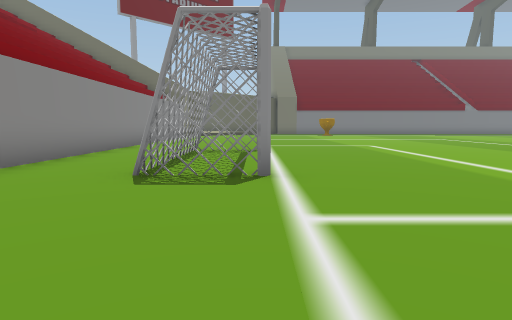
[1] (above)

17 first-person views from a walk through a scene from a Unity 3-D project. The camera is 1.3 m above the floor, tilts 6° down and sees 75° across. The floor is counted in squares, 2 m on a side. Each view is taken from the middle of a square. On the plan, view 1 faces up. The plan holds only what a view shows up to about 10 squares ahead; the rest is blank. The place goes on beyond the plan. The player character is not drawn. Some animated figures are not drawn.

[2]
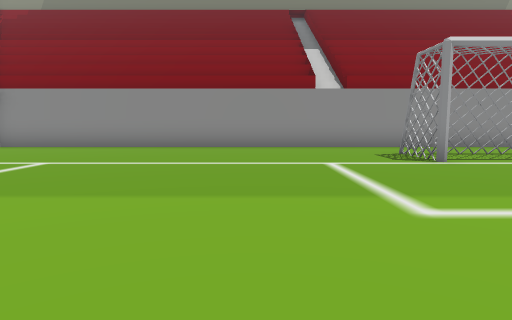

[3]
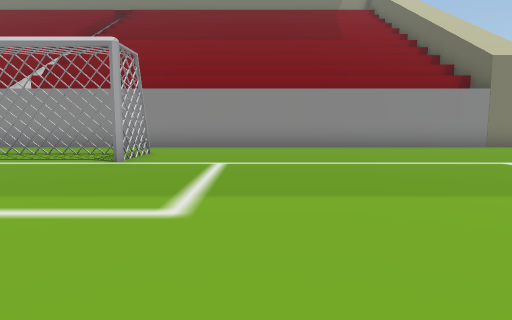

[4]
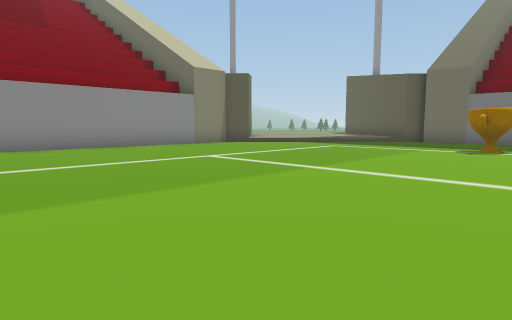

[5]
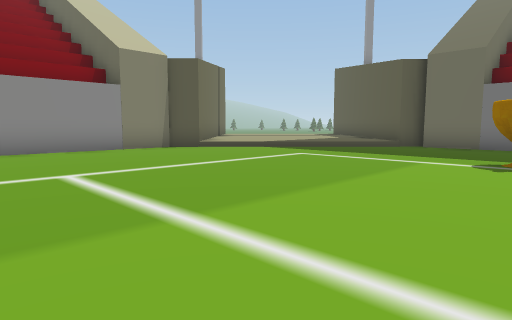

[6]
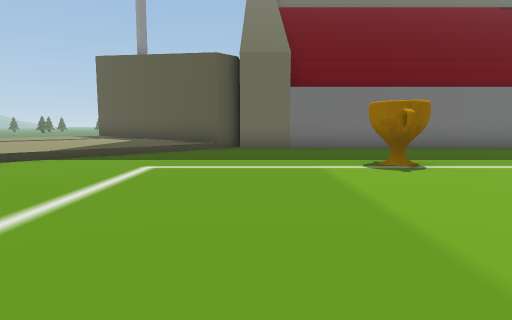

[7]
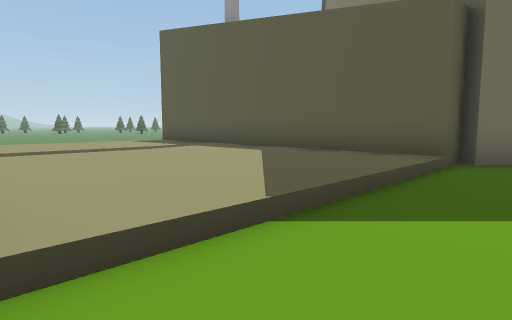

[8]
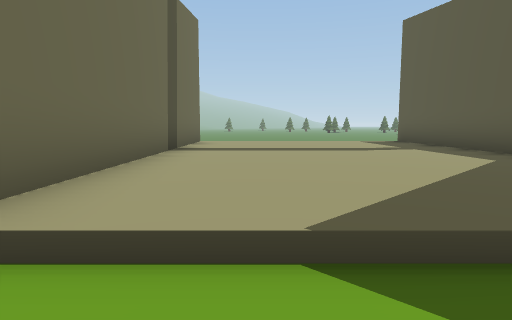

[9]
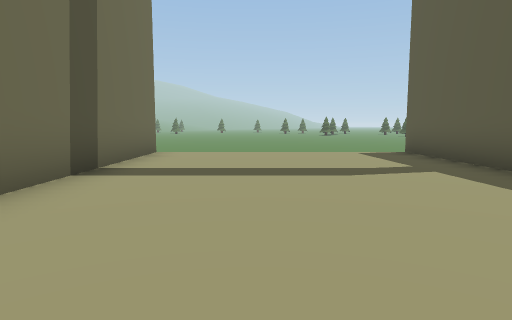

[10]
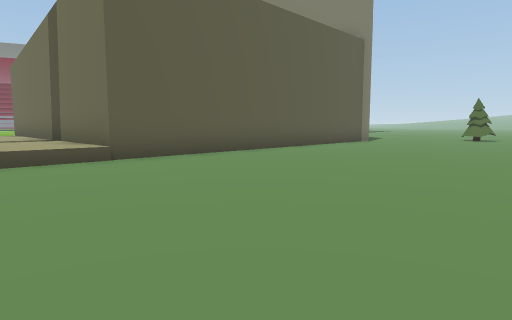

[11]
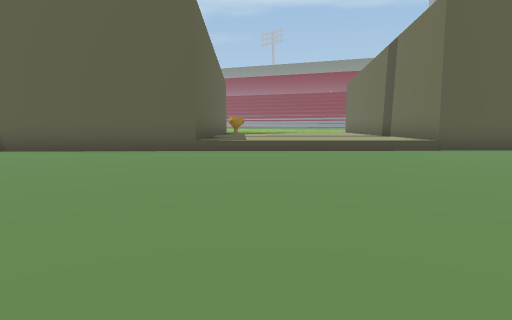

[12]
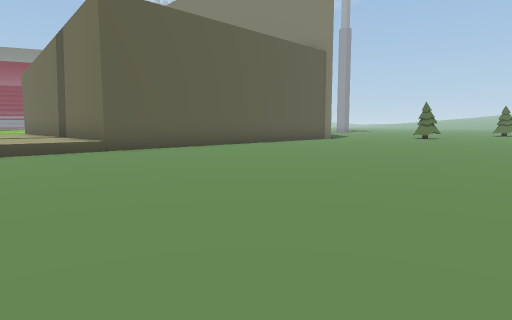

[13]
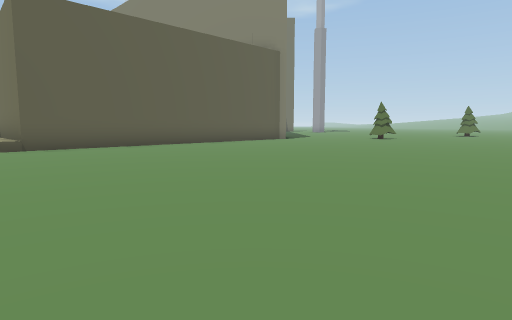

[14]
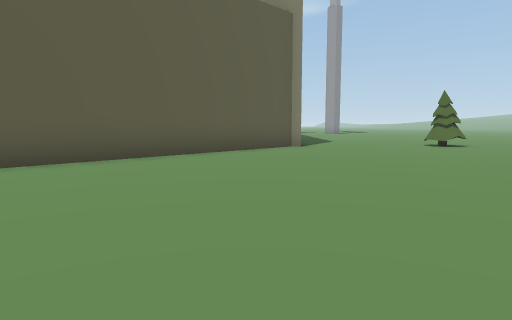

[15]
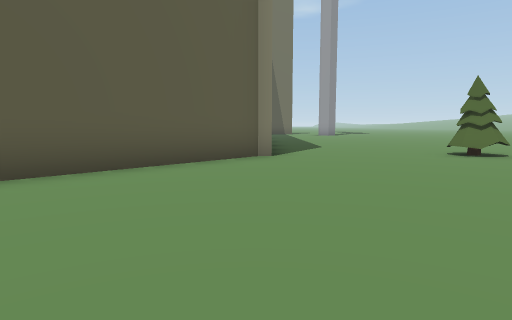

[16]
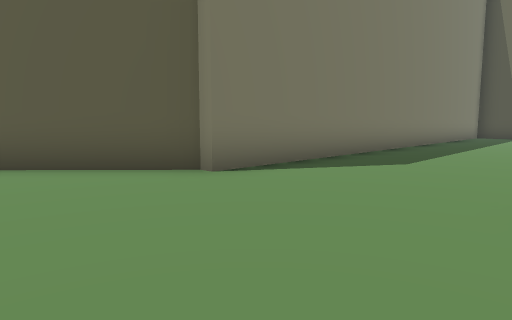

[17]
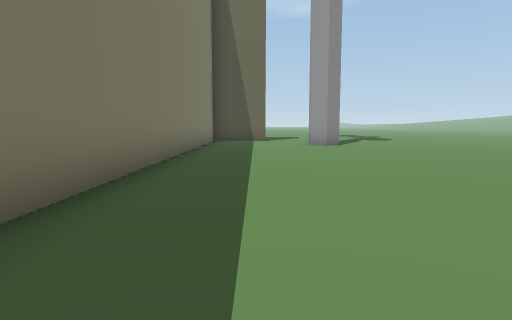

### Floor plan
Key: @ floor where view 1 was taken; # wall or solid block; x gap in a wall; . main floor; : floor 0.25 m higher than the main floor; - floor 0.25 m lower than the main floor; / step, stairs or slope; T thing the floor can be seen under or through; C cup; R tree.
Columns run from 20 left of view 1 to 6 right of it. Each row starts with its distance up from view 1.
 35         -----
 34      - ------------
 33     --------------#
 32    --------------##
 31   --------------##
 30   -------------##
 29  -------------/:##
 28 -------------/:::##
 27 ------------/:::::##
 26 -----------/:::::::##
 25 ----------##::::::::######
 24 ---------####::::::::......
 23 --------##  ##::::::/......
 22 -------##    ##::::/.......
 21 ------##      ##::/.....C..
 20 -----##        ##/......C..
 19 R---##          #.........
 18 ----#           #.........
 17 ----#           #.........
 16 ----#           #.........
 15 ----#           #..........
 14 ----#           #..........
 13 ----#           #..........
 12 ....#           #..........
 11 ....#           #..........
 10 ....#           #..........
  9 ....#           #...#......
  8 ....#           #..#.......
  7  ...#           #..x......
  6                 #..T......
  5                 #..T.....
  4                 #..TT...
  3                 #........
  2                 #.........
  1                 #..........
  0                 #...@.....
 -1                 #........
 -2                 #.......
 -3                 #.....
 -4                 #....
 -5                 #..
 -6                 #.
 -7                 #

Positions as (right, up) in squares from view 1, and headings:
1: (0, 0), facing up
2: (6, 1), facing left
3: (6, 11), facing left
4: (6, 11), facing up-left
5: (5, 14), facing up-left
6: (2, 15), facing up
7: (-2, 19), facing up
8: (-1, 20), facing up-left
9: (-2, 22), facing up-left
10: (-12, 32), facing down
11: (-12, 35), facing down-right
12: (-13, 34), facing down
13: (-15, 34), facing down
14: (-15, 29), facing down
15: (-16, 26), facing down
16: (-20, 22), facing down-right
17: (-18, 17), facing down
